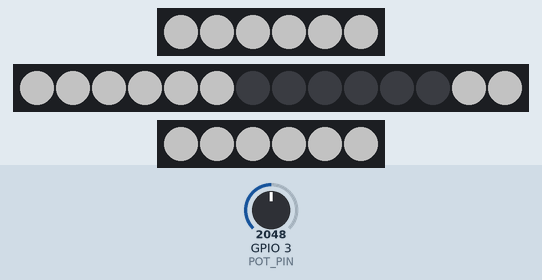
Recording of a program running on a simulated Seeed XIAO ESP32-C3. Shown: 2 × 6 RGB LEDs in strip order, left to right, 14 RGB LEDs in strip order, left to right. Inputs (shaded band) come from the test bench; at power-on: GPIO 3 (POT_PIN) = 2048 (analog values on the 0–4095 scale). Dim RGB values are drawn brighter than linear; what the program prints to the serial monitor is not drawn.

Above: at 1.2 s.
1.3 s: GPIO 3 (POT_PIN) set to 0
2.9 s: GPIO 3 (POT_PIN) set to 491
4.5 s: GPIO 3 (POT_PIN) set to 10
At 6.5 s:
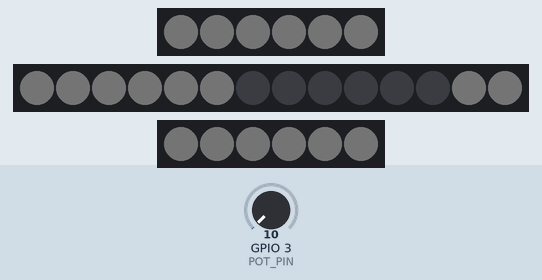
At 8.0 s:
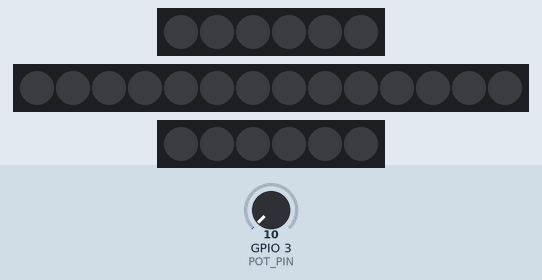
Timing chart, 0 to 9.5 s (numbered marks = the images above; inputs shaded):
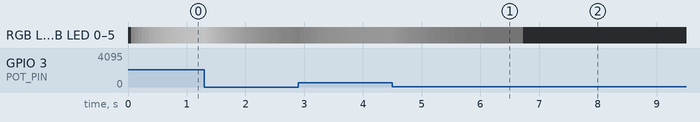

The program:

main.cpp
```cpp
/*
 * Polyinoculator Minimal - Ultra Minimal White LED with Potentiometer Control
 * ESP32-C3 XIAO based polyinoculator with 3x WS2812B LED strips - Standalone Operation
 *
 * Features:
 * - Three WS2812B LED strips on pins D3, D4, D5 (configurable counts)
 * - Potentiometer brightness control on pin A1
 * - All LEDs display white light, dimmed by potentiometer
 * - No WiFi, no sACN, no network protocols
 * - Maximum battery optimization
 * - Ultra-simple standalone operation
 */

#include <Arduino.h>
#include <FastLED.h>

// Pin definitions for Seeed Studio XIAO ESP32-C3
#define LED_PIN_1 D3       // Strip 1: GPIO4
#define LED_PIN_2 D4       // Strip 2: GPIO5 (longer ribbon)
#define LED_PIN_3 D5       // Strip 3: GPIO6
#define POT_PIN A1         // A1 (GPIO1) - Potentiometer for brightness control

// LED configuration - match original Polyinoculator
#define MAX_LEDS_1 6       // Strip 1: 6 LEDs (small)
#define MAX_LEDS_2 14      // Strip 2: 14 LEDs (longer ribbon)
#define MAX_LEDS_3 6       // Strip 3: 6 LEDs (small)
#define TOTAL_LEDS 26      // Total LEDs across all strips

// LED arrays for each strip
CRGB leds1[MAX_LEDS_1];    // Strip 1
CRGB leds2[MAX_LEDS_2];    // Strip 2 (longer)
CRGB leds3[MAX_LEDS_3];    // Strip 3

// Potentiometer control variables
int potValue = 0;                    // Raw potentiometer reading (0-4095)
float brightnessMultiplier = 1.0;    // Brightness multiplier from pot (0.0-1.0)
float smoothedPot = 0.0;             // Exponentially smoothed potentiometer value
unsigned long lastPotRead = 0;       // Last time we read the potentiometer
const unsigned long POT_READ_INTERVAL = 50;  // Read pot every 50ms for smooth control
const float SMOOTHING_FACTOR = 0.1;  // Exponential smoothing factor

// LED state
uint8_t whiteBrightness = 204;       // 80% white intensity (204/255 = 0.8)

// Function declarations
void readPotentiometer();
void updateLEDs();

// Setup function - minimal initialization
void setup() {
  Serial.begin(115200);
  Serial.println();
  Serial.println("🔬 Polyinoculator Minimal v1.0 - Ultra Minimal White LEDs + Pot Control");

  // Configure pins
  pinMode(POT_PIN, INPUT);
  analogReadResolution(12); // 12-bit ADC resolution (0-4095)

  // Initialize FastLED strips
  FastLED.addLeds<WS2812B, LED_PIN_1, GRB>(leds1, MAX_LEDS_1);
  FastLED.addLeds<WS2812B, LED_PIN_2, GRB>(leds2, MAX_LEDS_2);
  FastLED.addLeds<WS2812B, LED_PIN_3, GRB>(leds3, MAX_LEDS_3);

  // Clear all LEDs initially
  FastLED.clear();
  FastLED.show();

  Serial.println("✅ Polyinoculator ready - Pot-controlled 26x white LEDs");
  Serial.printf("📍 Strip 1: %d LEDs on D3, Strip 2: %d LEDs on D4, Strip 3: %d LEDs on D5\n",
                MAX_LEDS_1, MAX_LEDS_2, MAX_LEDS_3);
  Serial.println("🎛️  Turn potentiometer on A1 to control brightness");
}

// Main loop - potentiometer control only
void loop() {
  unsigned long currentMillis = millis();

  // Read potentiometer and update LED brightness
  if (currentMillis - lastPotRead > POT_READ_INTERVAL) {
    readPotentiometer();
    updateLEDs();
    lastPotRead = currentMillis;
  }

  // Power-efficient delay
  delay(20); // Fast enough for smooth pot response
}

// Read potentiometer with smoothing
void readPotentiometer() {
  // Read potentiometer value from analog pin A1
  potValue = analogRead(POT_PIN); // 12-bit ADC (0-4095)

  // Apply exponential smoothing to prevent LED flickering
  float currentValue = (float)potValue / 4095.0; // Normalize to 0.0-1.0
  smoothedPot = (SMOOTHING_FACTOR * currentValue) + ((1.0 - SMOOTHING_FACTOR) * smoothedPot);

  // Convert to brightness multiplier
  brightnessMultiplier = smoothedPot;
}

// Update all LED strips based on potentiometer value
void updateLEDs() {
  // Calculate white brightness based on potentiometer
  uint8_t brightness = (uint8_t)(whiteBrightness * brightnessMultiplier);

  // Set all LEDs in Strip 1 to white
  for (int i = 0; i < MAX_LEDS_1; i++) {
    leds1[i] = CRGB(brightness, brightness, brightness);
  }

  // Set LEDs in Strip 2 to white (pixels 6-11 masked off)
  for (int i = 0; i < MAX_LEDS_2; i++) {
    if (i >= 6 && i <= 11) {
      // Keep pixels 6-11 off (masked)
      leds2[i] = CRGB(0, 0, 0);
    } else {
      // Control pixels 0-5 and 12-13 with potentiometer
      leds2[i] = CRGB(brightness, brightness, brightness);
    }
  }

  // Set all LEDs in Strip 3 to white
  for (int i = 0; i < MAX_LEDS_3; i++) {
    leds3[i] = CRGB(brightness, brightness, brightness);
  }

  // Update all strips
  FastLED.show();

  // Print status occasionally (every ~1 second at 20ms delay)
  static int printCounter = 0;
  if (++printCounter >= 50) {
    Serial.printf("🎛️  Pot: %.2f, LED Brightness: %d (%.1f%%), Total LEDs: %d\n",
                  brightnessMultiplier, brightness, brightnessMultiplier * 100.0, TOTAL_LEDS);
    printCounter = 0;
  }
}
```
